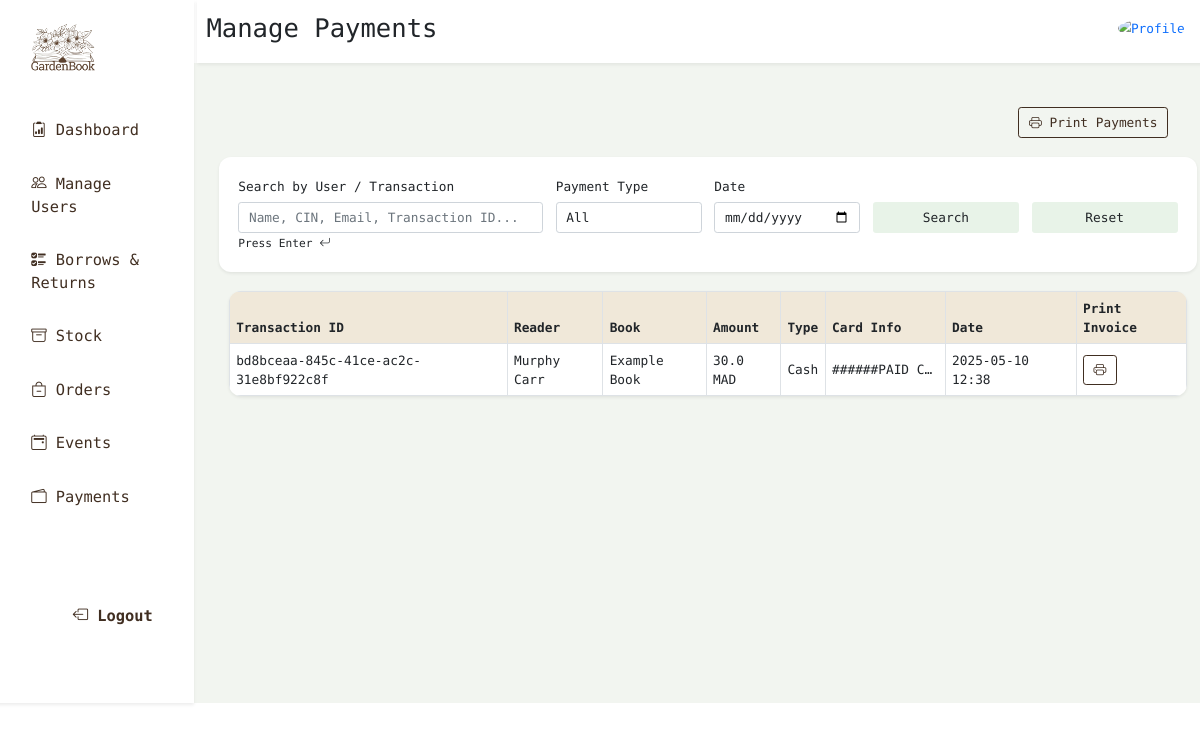
The app's page /manage-payment with its own data.
### theApp/models.py (models this page shows, shortened)
class Payment(models.Model):
    transaction_Id = models.CharField(max_length=70, unique=True)
    borrow = models.ForeignKey(Borrow, on_delete=models.CASCADE)
    type_payment = models.CharField(max_length=20, choices=PaymentType.choices, default="")
    amount = models.FloatField(default=0.0)
    card_info = models.CharField(max_length=150, default="")
    transaction_date = models.DateTimeField(auto_now_add=True)

class Borrow(models.Model):
    borrower = models.ForeignKey(Person, on_delete=models.CASCADE)
    book = models.ForeignKey(Book, on_delete=models.CASCADE)
    borrow_date = models.DateField(auto_now_add=True)
    due_date = models.DateField(default=date.today() + timedelta(days=15))
    return_date = models.DateField(null=True, blank=True)
    fine = models.DecimalField(max_digits=5, decimal_places=2, null=True, blank=True)# the fine should be updated every day
    is_fine_paid = models.BooleanField(default=False)
    returned = models.BooleanField(default=False)

class Person(AbstractUser):
    cin = models.CharField(max_length=20, unique=True, default="")
    profile_pic = models.ImageField(upload_to='profile_pics/', null=True, blank=True)
    first_name = models.CharField(max_length=50)
    last_name = models.CharField(max_length=50)
    role = models.CharField(max_length=20,choices=RoleName.choices, default=RoleName.READER)
    dob = models.DateField(null=True, blank=True)
    phone = models.CharField(max_length=15, null=True, blank=True)
    status = models.CharField(max_length=20, choices=MembershipStatus.choices, default=MembershipStatus.ACTIVE)
    address = models.CharField(max_length=255, null=True, blank=True)
    city = models.CharField(max_length=100, null=True, blank=True)
    postal_code = models.CharField(max_length=20, null=True, blank=True)
    country = models.CharField(max_length=100, null=True, blank=True)
    bio = models.CharField(max_length=300, null=True, blank=True)
    unread_alerts = models.IntegerField(default=0)
    def __str__(self):
        return self.first_name + " " + self.last_name
    class Meta:
        ordering = ['-date_joined']

class Book(models.Model):
    ISBN = models.CharField(max_length=13, unique=True)
    cover = models.ImageField(upload_to='book_covers/', null=True, blank=True, default="book_covers/default_cover.webp") # 'ImageField' handels image uploads
    title = models.CharField(max_length=255,default="")
    author = models.CharField(max_length=255,default="")
    edition = models.CharField(max_length=255,default="")
    availability = models.CharField(max_length=30,choices=Availability.choices, default=Availability.AVAILABLE)
    publication_year = models.IntegerField(default=0)
    nbPage = models.IntegerField(default="")
    lang = models.CharField(max_length=244,default="")
    genres = models.ManyToManyField(Genre)
    keywords = models.CharField(max_length=244,default="")
    description = models.CharField(max_length=244,default="")
    audience = models.CharField(max_length=20, choices=AudienceType.choices, default="")
    review = models.IntegerField(default=0, validators=[
            MinValueValidator(0),
            MaxValueValidator(10)
        ])
    nb_borrows = models.IntegerField(default=0)
    date_creation = models.DateField(auto_now_add=True)
    date_modification = models.DateField(auto_now=True)
    is_reserved = models.BooleanField(default=False)

### theApp/views.py (the view, shortened to what this page needs)
# urls.py: path('manage-payment', views.payment_staff, name='manage-payment'),
def payment_staff(request):
  payments = Payment.objects.select_related('borrow__borrower', 'borrow', 'borrow__book')
  query = request.GET.get("q", "")
  type_payment = request.GET.get("type_payment", "")
  date_filter = request.GET.get("date", "")
  if type_payment:
    payments = payments.filter(type_payment__iexact=type_payment)
  if date_filter:
    try:
      selected_date = datetime.strptime(date_filter, "%Y-%m-%d").date()
      payments = payments.filter(transaction_date__date=selected_date)
    except ValueError:
      pass  # Ignore invalid date
  transaction_users = Person.objects.filter(id__in=Payment.objects.values_list('borrow__borrower', flat=True).distinct())
  transaction_books = Book.objects.filter(id__in=Payment.objects.values_list('borrow__book', flat=True).distinct())
  context = {
    "payments": payments.order_by("-transaction_date"),
    "transaction_users": transaction_users,
    "transaction_books": transaction_books,
  }
  return render(request, "manage_payment.html", context)

### templates/manage_payment.html (shortened to what this page needs)
{% extends 'baseLibrarian.html' %}
{% load static %}
{% block page %}Manage Payments{% endblock %} {% block content%}
  <div class="container-fluid row m-2">
    <div class="row d-flex justify-content-end align-items-center mb-4">
      <div class="col-auto">
        <button type="button" class="btn btn-outline-brown" data-bs-toggle="modal" data-bs-target="#printModal">
          <i class="bi bi-printer"></i>
          Print Payments
        </button>
      </div>
    </div>
    <form method="GET" class="bg-white shadow-sm rounded-20 p-4 mb-4">
      <div class="row g-3 align-items-end">
        <div class="col-md-4">
          <label for="q" class="form-label">Search by User / Transaction</label>
          <input type="search" name="q" class="form-control" placeholder="Name, CIN, Email, Transaction ID..." />
        </div>
        <div class="col-md-2">
          <label for="type_payment" class="form-label">Payment Type</label>
          <select name="type_payment" id="type_payment" class="form-control">
            <option value="">All</option>
          </select>
        </div>
        <div class="col-md-2">
          <label for="date" class="form-label">Date</label>
          <input type="date" name="date" id="date" class="form-control" />
        </div>
        <div class="col-md-2">
          <button class="btn btn-green w-100" type="submit">Search</button>
        </div>
        <div class="col-md-2">
          <a href="{% url 'manage-payment' %}" class="btn btn-green w-100">Reset</a>
        </div>
      </div>
      <small>Press Enter <i class="bi bi-arrow-return-left"></i></small>
    </form>
    <div class="col">
      <div class="overflow-hidden shadow-sm p-0 rounded-20">
        <table class="table table-bordered table-hover align-middle m-0">
          <thead class="bg-brown-second">
            <tr>
              <th>Transaction ID</th>
              <th>Reader</th>
              <th>Book</th>
              <th>Amount</th>
              <th>Type</th>
              <th>Card Info</th>
              <th>Date</th>
              <th>Print Invoice</th>
            </tr>
          </thead>
          <tbody class="bg-white">
            {% for payment in payments %}
            <tr>
              <td>{{ payment.transaction_Id }}</td>
              <td>
                {{ payment.borrow.borrower }}</td>
              <td>{{ payment.borrow.book.title }}</td>
              <td>{{ payment.amount }} MAD</td>
              <td>{{ payment.type_payment }}</td>
              <td class="text-truncate" style="max-width: 150px">
                {{ payment.card_info }}
              </td>
              <td>{{ payment.transaction_date|date:"Y-m-d H:i" }}</td>
              <td>
                <a href="{% url 'generate_invoice' payment.id %}" class="btn btn-outline-brown"><i
                    class="bi bi-printer"></i></a>
              </td>
            </tr>
            {% empty %}
            <tr>
              <td colspan="8" class="text-center text-muted">
                No payments found.
              </td>
            </tr>
            {% endfor %}
          </tbody>
        </table>
      </div>
    </div>
  </div>
{% endblock %}

### static/css/base.css (style rules this page uses)
body { font-family: "Geist Mono", sans-serif; padding: 0; margin: 0; min-height: 100vh; zoom: 0.8; }
.bg-green, .btn-green { background: #e8f3e8 !important; }
.bg-brown-second { background: #f0e8d9; }
a { text-decoration: none; padding: 7px 15px; }
.rounded-20 { border-radius: 15px; }
.btn-outline-brown { border-color: #402e21 !important; color: #402e21 !important; }

### records on screen
Payment: transaction_Id "bd8bceaa-845c-41ce-ac2c-31e8bf922c8f", borrow.borrower "Murphy Carr", borrow.book "Example Book", amount "30.0", type_payment "Cash", card_info "######PAID CASH#…", transaction_date "2025-05-10 12:38"
